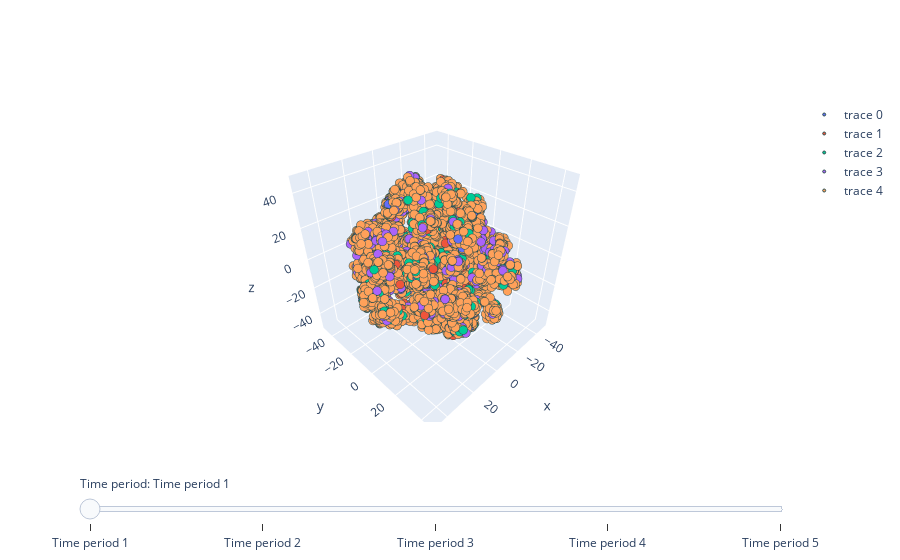

The cell this chart's notebook holds for it:
### Code cell
#Create a plotly graph with 5 traces (one for each time period)
fig_time = go.Figure()
fig_time.add_trace(go.Scatter3d(x=df_1['X'], y=df_1['Y'], z=df_1['Z'], mode='markers', marker=dict(size=3, colorscale='Viridis'), marker_line_width=1, marker_line_color='DarkSlateGrey', hovertemplate =
            "<b>%{hovertext}</b><br><br>" + "Movie: %{customdata[0]}<br>" + "Release date: %{customdata[1]}<br>" + "Actor name: %{customdata[2]}<br>"))
fig_time.add_trace(go.Scatter3d(x=df_2['X'], y=df_2['Y'], z=df_2['Z'], mode='markers', marker=dict(size=3, colorscale='Viridis'), marker_line_width=1, marker_line_color='DarkSlateGrey', hovertemplate =
            "<b>%{hovertext}</b><br><br>" + "Movie: %{customdata[0]}<br>" + "Release date: %{customdata[1]}<br>" + "Actor name: %{customdata[2]}<br>"))
fig_time.add_trace(go.Scatter3d(x=df_3['X'], y=df_3['Y'], z=df_3['Z'], mode='markers', marker=dict(size=3, colorscale='Viridis'), marker_line_width=1, marker_line_color='DarkSlateGrey', hovertemplate =
            "<b>%{hovertext}</b><br><br>" + "Movie: %{customdata[0]}<br>" + "Release date: %{customdata[1]}<br>" + "Actor name: %{customdata[2]}<br>"))
fig_time.add_trace(go.Scatter3d(x=df_4['X'], y=df_4['Y'], z=df_4['Z'], mode='markers', marker=dict(size=3, colorscale='Viridis'), marker_line_width=1, marker_line_color='DarkSlateGrey', hovertemplate =
            "<b>%{hovertext}</b><br><br>" + "Movie: %{customdata[0]}<br>" + "Release date: %{customdata[1]}<br>" + "Actor name: %{customdata[2]}<br>"))
fig_time.add_trace(go.Scatter3d(x=df_5['X'], y=df_5['Y'], z=df_5['Z'], mode='markers', marker=dict(size=3, colorscale='Viridis'), marker_line_width=1, marker_line_color='DarkSlateGrey', hovertemplate =
            "<b>%{hovertext}</b><br><br>" + "Movie: %{customdata[0]}<br>" + "Release date: %{customdata[1]}<br>" + "Actor name: %{customdata[2]}<br>"))

#create a slider to switch between the time periods
steps = []
for i in range(5):
    step = dict(
        method="restyle",
        args=["visible", [False] * 5],
        label = 'Time period ' + str(i+1)
    )
    step["args"][1][i] = True # Toggle i'th trace to "visible"
    steps.append(step)

sliders = [dict(
    active=0,
    currentvalue={"prefix": "Time period: "},
    pad={"t": 50},
    steps=steps
)]

fig_time.update_layout(
    sliders=sliders
)

fig_time.show()

### Figure 1 — Plotly figure (JSON) as saved in the notebook; plotly's stock layout.template omitted (floating-point values rounded to 4 significant figures; data arrays with more than 128 entries replaced by an {"elided": "..."} marker saying what was removed)
{"data": [{"hovertemplate": "<b>%{hovertext}</b><br><br>Movie: %{customdata[0]}<br>Release date: %{customdata[1]}<br>Actor name: %{customdata[2]}<br>", "marker": {"colorscale": [[0, "#440154"], [0.1111, "#482878"], [0.2222, "#3e4989"], [0.3333, "#31688e"], [0.4444, "#26828e"], [0.5556, "#1f9e89"], [0.6667, "#35b779"], [0.7778, "#6ece58"], [0.8889, "#b5de2b"], [1, "#fde725"]], "line": {"color": "DarkSlateGrey", "width": 1}, "size": 3}, "mode": "markers", "type": "scatter3d", "x": {"elided": "168 float values"}, "y": {"elided": "168 float values"}, "z": {"elided": "168 float values"}}, {"hovertemplate": "<b>%{hovertext}</b><br><br>Movie: %{customdata[0]}<br>Release date: %{customdata[1]}<br>Actor name: %{customdata[2]}<br>", "marker": {"colorscale": [[0, "#440154"], [0.1111, "#482878"], [0.2222, "#3e4989"], [0.3333, "#31688e"], [0.4444, "#26828e"], [0.5556, "#1f9e89"], [0.6667, "#35b779"], [0.7778, "#6ece58"], [0.8889, "#b5de2b"], [1, "#fde725"]], "line": {"color": "DarkSlateGrey", "width": 1}, "size": 3}, "mode": "markers", "type": "scatter3d", "x": {"elided": "412 float values"}, "y": {"elided": "412 float values"}, "z": {"elided": "412 float values"}}, {"hovertemplate": "<b>%{hovertext}</b><br><br>Movie: %{customdata[0]}<br>Release date: %{customdata[1]}<br>Actor name: %{customdata[2]}<br>", "marker": {"colorscale": [[0, "#440154"], [0.1111, "#482878"], [0.2222, "#3e4989"], [0.3333, "#31688e"], [0.4444, "#26828e"], [0.5556, "#1f9e89"], [0.6667, "#35b779"], [0.7778, "#6ece58"], [0.8889, "#b5de2b"], [1, "#fde725"]], "line": {"color": "DarkSlateGrey", "width": 1}, "size": 3}, "mode": "markers", "type": "scatter3d", "x": {"elided": "1067 float values"}, "y": {"elided": "1067 float values"}, "z": {"elided": "1067 float values"}}, {"hovertemplate": "<b>%{hovertext}</b><br><br>Movie: %{customdata[0]}<br>Release date: %{customdata[1]}<br>Actor name: %{customdata[2]}<br>", "marker": {"colorscale": [[0, "#440154"], [0.1111, "#482878"], [0.2222, "#3e4989"], [0.3333, "#31688e"], [0.4444, "#26828e"], [0.5556, "#1f9e89"], [0.6667, "#35b779"], [0.7778, "#6ece58"], [0.8889, "#b5de2b"], [1, "#fde725"]], "line": {"color": "DarkSlateGrey", "width": 1}, "size": 3}, "mode": "markers", "type": "scatter3d", "x": {"elided": "1491 float values"}, "y": {"elided": "1491 float values"}, "z": {"elided": "1491 float values"}}, {"hovertemplate": "<b>%{hovertext}</b><br><br>Movie: %{customdata[0]}<br>Release date: %{customdata[1]}<br>Actor name: %{customdata[2]}<br>", "marker": {"colorscale": [[0, "#440154"], [0.1111, "#482878"], [0.2222, "#3e4989"], [0.3333, "#31688e"], [0.4444, "#26828e"], [0.5556, "#1f9e89"], [0.6667, "#35b779"], [0.7778, "#6ece58"], [0.8889, "#b5de2b"], [1, "#fde725"]], "line": {"color": "DarkSlateGrey", "width": 1}, "size": 3}, "mode": "markers", "type": "scatter3d", "x": {"elided": "12614 float values"}, "y": {"elided": "12614 float values"}, "z": {"elided": "12614 float values"}}], "layout": {"sliders": [{"active": 0, "currentvalue": {"prefix": "Time period: "}, "pad": {"t": 50}, "steps": [{"args": ["visible", [true, false, false, false, false]], "label": "Time period 1", "method": "restyle"}, {"args": ["visible", [false, true, false, false, false]], "label": "Time period 2", "method": "restyle"}, {"args": ["visible", [false, false, true, false, false]], "label": "Time period 3", "method": "restyle"}, {"args": ["visible", [false, false, false, true, false]], "label": "Time period 4", "method": "restyle"}, {"args": ["visible", [false, false, false, false, true]], "label": "Time period 5", "method": "restyle"}]}]}}
